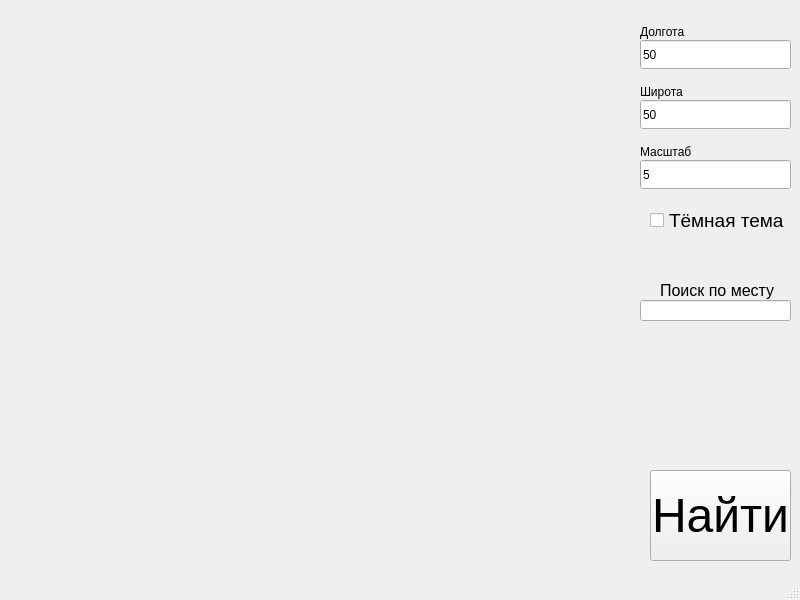
<?xml version="1.0" encoding="UTF-8"?>
<ui version="4.0">
 <class>MainWindow</class>
 <widget class="QMainWindow" name="MainWindow">
  <property name="geometry">
   <rect>
    <x>0</x>
    <y>0</y>
    <width>800</width>
    <height>600</height>
   </rect>
  </property>
  <property name="windowTitle">
   <string>MainWindow</string>
  </property>
  <widget class="QWidget" name="centralwidget">
   <widget class="QLabel" name="map_label">
    <property name="geometry">
     <rect>
      <x>10</x>
      <y>10</y>
      <width>601</width>
      <height>561</height>
     </rect>
    </property>
    <property name="focusPolicy">
     <enum>Qt::StrongFocus</enum>
    </property>
    <property name="text">
     <string/>
    </property>
   </widget>
   <widget class="QPushButton" name="searchButton">
    <property name="geometry">
     <rect>
      <x>650</x>
      <y>470</y>
      <width>141</width>
      <height>91</height>
     </rect>
    </property>
    <property name="font">
     <font>
      <pointsize>36</pointsize>
     </font>
    </property>
    <property name="focusPolicy">
     <enum>Qt::ClickFocus</enum>
    </property>
    <property name="text">
     <string>Найти</string>
    </property>
   </widget>
   <widget class="QLabel" name="label_2">
    <property name="geometry">
     <rect>
      <x>640</x>
      <y>20</y>
      <width>80</width>
      <height>23</height>
     </rect>
    </property>
    <property name="text">
     <string>Долгота</string>
    </property>
   </widget>
   <widget class="QLabel" name="label_3">
    <property name="geometry">
     <rect>
      <x>640</x>
      <y>80</y>
      <width>80</width>
      <height>23</height>
     </rect>
    </property>
    <property name="text">
     <string>Широта</string>
    </property>
   </widget>
   <widget class="QLabel" name="label_4">
    <property name="geometry">
     <rect>
      <x>640</x>
      <y>140</y>
      <width>80</width>
      <height>23</height>
     </rect>
    </property>
    <property name="text">
     <string>Масштаб</string>
    </property>
   </widget>
   <widget class="QLineEdit" name="lon">
    <property name="geometry">
     <rect>
      <x>640</x>
      <y>40</y>
      <width>151</width>
      <height>29</height>
     </rect>
    </property>
    <property name="focusPolicy">
     <enum>Qt::ClickFocus</enum>
    </property>
    <property name="toolTip">
     <string>&lt;html&gt;&lt;head/&gt;&lt;body&gt;&lt;p&gt;Долгота&lt;/p&gt;&lt;/body&gt;&lt;/html&gt;</string>
    </property>
    <property name="text">
     <string>50</string>
    </property>
   </widget>
   <widget class="QLineEdit" name="lat">
    <property name="geometry">
     <rect>
      <x>640</x>
      <y>100</y>
      <width>151</width>
      <height>29</height>
     </rect>
    </property>
    <property name="focusPolicy">
     <enum>Qt::ClickFocus</enum>
    </property>
    <property name="text">
     <string>50</string>
    </property>
   </widget>
   <widget class="QLineEdit" name="spn">
    <property name="geometry">
     <rect>
      <x>640</x>
      <y>160</y>
      <width>151</width>
      <height>29</height>
     </rect>
    </property>
    <property name="focusPolicy">
     <enum>Qt::ClickFocus</enum>
    </property>
    <property name="text">
     <string>5</string>
    </property>
   </widget>
   <widget class="QCheckBox" name="checkBox">
    <property name="geometry">
     <rect>
      <x>650</x>
      <y>210</y>
      <width>141</width>
      <height>21</height>
     </rect>
    </property>
    <property name="font">
     <font>
      <pointsize>14</pointsize>
     </font>
    </property>
    <property name="focusPolicy">
     <enum>Qt::ClickFocus</enum>
    </property>
    <property name="text">
     <string>Тёмная тема</string>
    </property>
   </widget>
   <widget class="QLineEdit" name="toponym">
    <property name="geometry">
     <rect>
      <x>640</x>
      <y>300</y>
      <width>151</width>
      <height>21</height>
     </rect>
    </property>
    <property name="focusPolicy">
     <enum>Qt::ClickFocus</enum>
    </property>
   </widget>
   <widget class="QLabel" name="label">
    <property name="geometry">
     <rect>
      <x>660</x>
      <y>280</y>
      <width>141</width>
      <height>21</height>
     </rect>
    </property>
    <property name="font">
     <font>
      <pointsize>12</pointsize>
     </font>
    </property>
    <property name="text">
     <string>Поиск по месту</string>
    </property>
   </widget>
  </widget>
  <widget class="QStatusBar" name="statusbar"/>
 </widget>
 <resources/>
 <connections/>
</ui>
